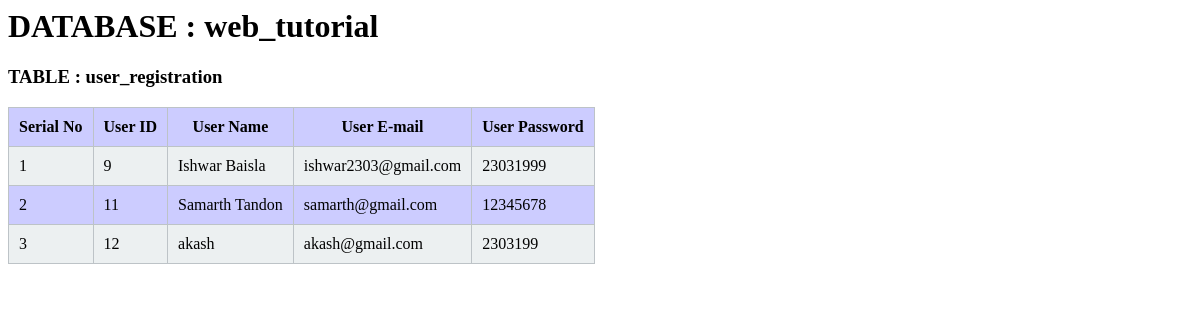
/registered-user.php, run on an earlier commit of the app's database.
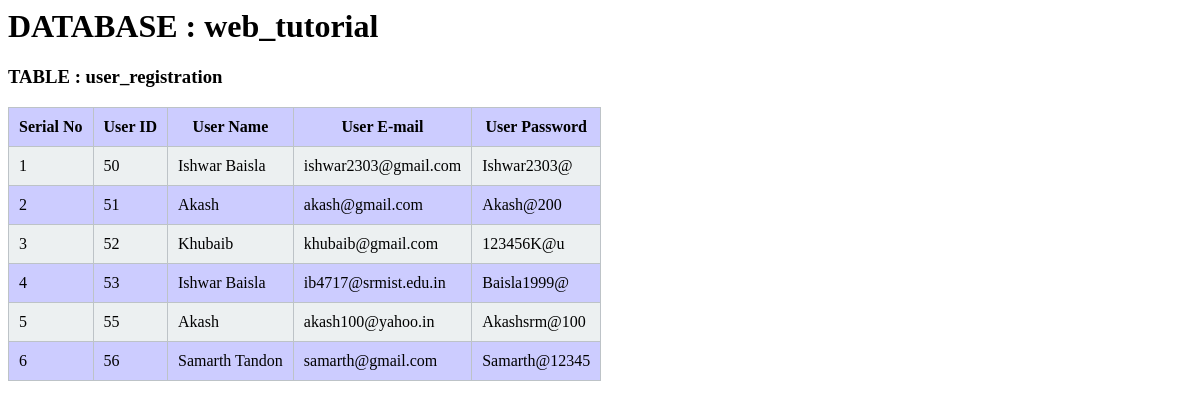
And on a later commit of the database.
### tables this page shows
CREATE TABLE `user_registration` (
  `registration_id` int(11) NOT NULL,
  `user_name` varchar(40) NOT NULL,
  `user_email` varchar(50) NOT NULL,
  `user_password` varchar(15) NOT NULL
);

### registered-user.php (the view, shortened to what this page needs)
<?php
    require_once('connection.php');
    $sql = "SELECT * FROM `user_registration`";
    $result = $conn->query($sql);
?>
<html>
    <head>
        <h1>DATABASE : web_tutorial</h1>
        <h3>TABLE : user_registration</h3>
    </head>
    <body>
        <table>
            <tr>
                <th>Serial No</th>
                <th>User ID</th>
                <th>User Name</th>
                <th>User E-mail</th>
                <th>User Password</th>
            </tr>
            <?php
                $serial_no = 1;
                while($row = $result->fetch_assoc()){
            ?>
                    <tr>
                        <td> <?php echo $serial_no; ?> </td>
                        <td> <?php echo $row['registration_id']; ?> </td>
                        <td> <?php echo $row['user_name']; ?> </td>
                        <td> <?php echo $row['user_email']; ?> </td>
                        <td> <?php echo $row['user_password']; ?> </td>
                    </tr>
            <?php
                   $serial_no = $serial_no + 1;
                }
            ?>
        </table>
    </body>
</html>

### registered-user.php (style rules this page uses)
table { margin-top : 10px; border : 0.5px solid #bdc3c7; border-radius : 5px; border-collapse : collapse; }
th,td { padding : 10px; border : 0.5px solid #bdc3c7; }
tr:nth-child(even) { background : #ecf0f1; }
tr:nth-child(odd) { background : rgba(0,0,255,0.2); }

What changed in the data, as far as the page shows it:
removed user_registration: registration_id "9", user_name "Ishwar Baisla", user_email "ishwar2303@gmail.com", user_password "23031999"
removed user_registration: registration_id "11", user_name "Samarth Tandon", user_email "samarth@gmail.com", user_password "12345678"
removed user_registration: registration_id "12", user_name "akash", user_email "akash@gmail.com", user_password "2303199"
added user_registration: registration_id "50", user_name "Ishwar Baisla", user_email "ishwar2303@gmail.com", user_password "Ishwar2303@"
added user_registration: registration_id "51", user_name "Akash", user_email "akash@gmail.com", user_password "Akash@200"
added user_registration: registration_id "52", user_name "Khubaib", user_email "khubaib@gmail.com", user_password "123456K@u"
added user_registration: registration_id "53", user_name "Ishwar Baisla", user_email "ib4717@srmist.edu.in", user_password "Baisla1999@"
added user_registration: registration_id "55", user_name "Akash", user_email "akash100@yahoo.in", user_password "Akashsrm@100"
added user_registration: registration_id "56", user_name "Samarth Tandon", user_email "samarth@gmail.com", user_password "Samarth@12345"
